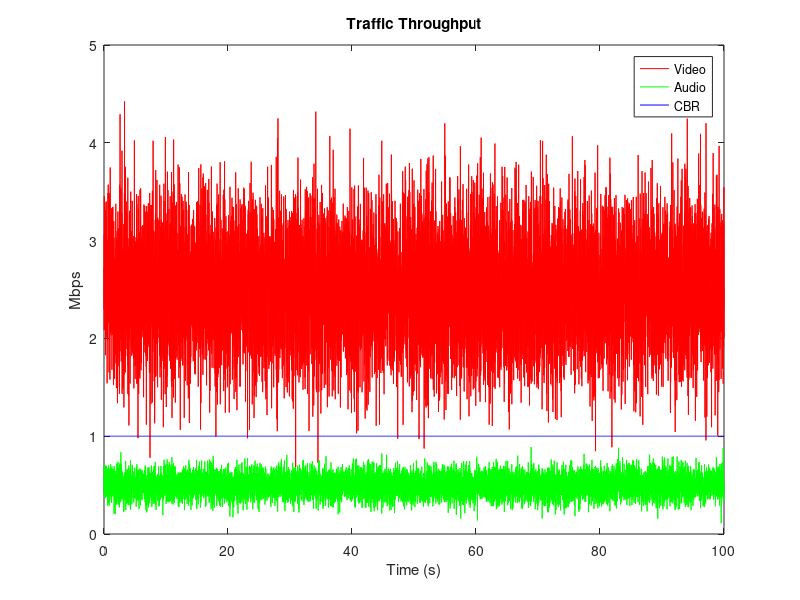
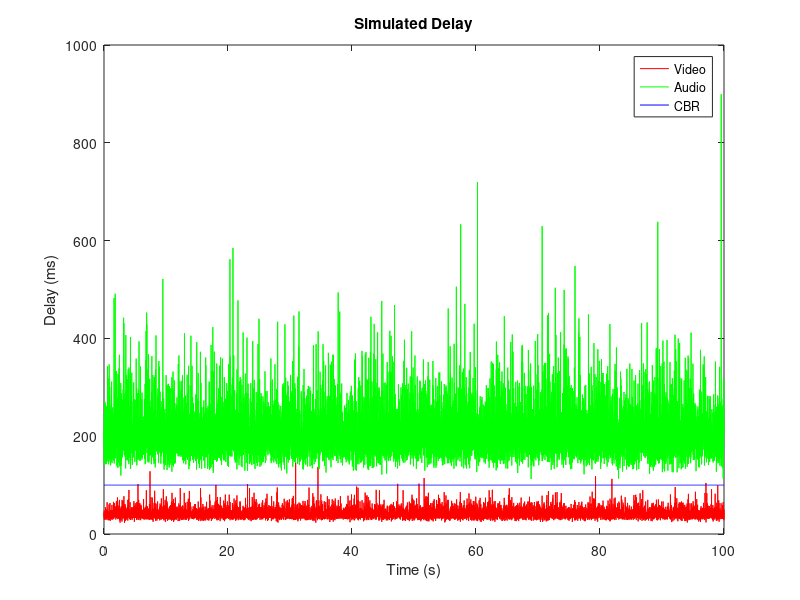
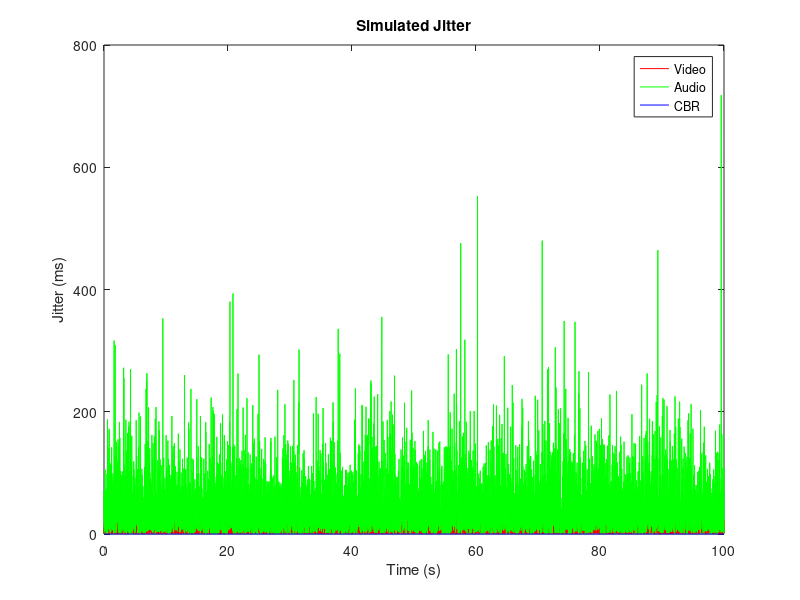
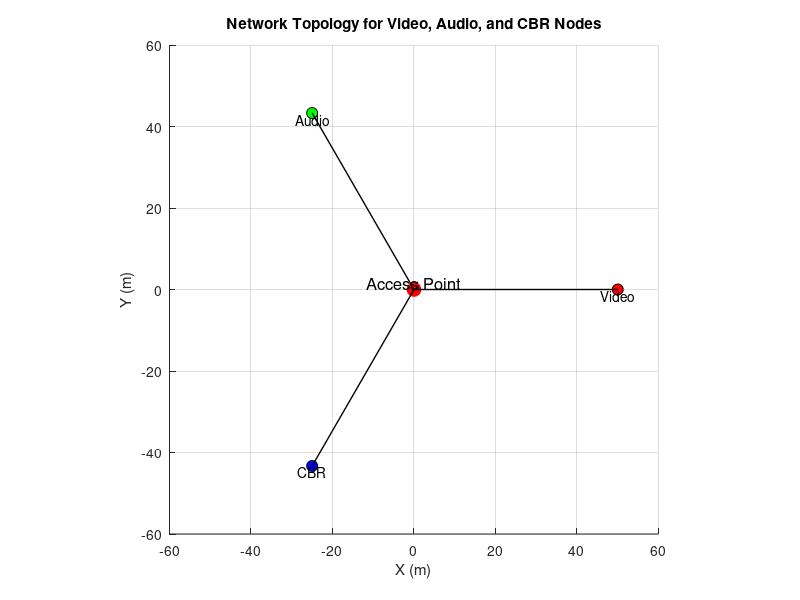

The MATLAB source for these figures, in order:
clc; clear;

%% Simulation Setup
sim_time = 100;       % seconds 
dt = 0.01;            % time step 
time = 0:dt:sim_time; 

% Traffic characteristics (average Mbps) 
video_rate = 2.5;     % High bandwidth, variable rate 
audio_rate = 0.5;     % Medium stability, low bandwidth 
cbr_rate   = 1.0;     % Constant Bit Rate 

% Traffic generation 
video_traffic = video_rate + 0.5*randn(size(time));  % bursty 
audio_traffic = audio_rate + 0.1*randn(size(time));  % fairly stable 
cbr_traffic   = cbr_rate * ones(size(time));         % constant 

% Avoid division by zero 
video_traffic(video_traffic <= 0) = 0.01; 
audio_traffic(audio_traffic <= 0) = 0.01; 

% Delay models (simulated inversely proportional to traffic) 
video_delay = 100 ./ video_traffic; 
audio_delay = 100 ./ audio_traffic; 
cbr_delay   = 100 ./ cbr_traffic; 

% Jitter (variation in delay) 
video_jitter = [0, abs(diff(video_delay))]; 
audio_jitter = [0, abs(diff(audio_delay))]; 
cbr_jitter   = [0, abs(diff(cbr_delay))]; 

%% Plot Throughput
figure; 
plot(time, video_traffic, 'r', time, audio_traffic, 'g', time, cbr_traffic, 'b'); 
title('Traffic Throughput'); 
legend('Video', 'Audio', 'CBR'); 
xlabel('Time (s)'); 
ylabel('Mbps'); 

%% Plot Delay
figure; 
plot(time, video_delay, 'r', time, audio_delay, 'g', time, cbr_delay, 'b'); 
title('Simulated Delay'); 
legend('Video', 'Audio', 'CBR'); 
xlabel('Time (s)'); 
ylabel('Delay (ms)'); 

%% Plot Jitter
figure; 
plot(time, video_jitter, 'r', time, audio_jitter, 'g', time, cbr_jitter, 'b'); 
title('Simulated Jitter'); 
legend('Video', 'Audio', 'CBR'); 
xlabel('Time (s)'); 
ylabel('Jitter (ms)'); 

%% QoS Summary Output
fprintf('--- QoS Summary ---\n'); 
fprintf('Video: Avg Delay = %.2f ms, Avg Jitter = %.2f ms, Avg Throughput = %.2f Mbps\n', ...
    mean(video_delay), mean(video_jitter), mean(video_traffic)); 
fprintf('Audio: Avg Delay = %.2f ms, Avg Jitter = %.2f ms, Avg Throughput = %.2f Mbps\n', ...
    mean(audio_delay), mean(audio_jitter), mean(audio_traffic)); 
fprintf('CBR  : Avg Delay = %.2f ms, Avg Jitter = %.2f ms, Avg Throughput = %.2f Mbps\n', ...
    mean(cbr_delay), mean(cbr_jitter), mean(cbr_traffic)); 

%% Network Topology Visualization for Video/Audio/CBR Nodes
num_apps = 3; 
theta = linspace(0, 2*pi, num_apps + 1); 
x = cos(theta) * 50; 
y = sin(theta) * 50; 

figure; hold on;
% Plot Access Point
plot(0, 0, 'ro', 'MarkerFaceColor', 'r', 'MarkerSize', 10); 
text(0, 0, 'Access Point', 'HorizontalAlignment', 'center', 'VerticalAlignment', 'bottom', 'FontSize', 12);

% Application Nodes
node_labels = {'Video', 'Audio', 'CBR'}; 
colors = {'r', 'g', 'b'}; 

for i = 1:num_apps 
    plot(x(i), y(i), 'o', 'MarkerEdgeColor', 'k', 'MarkerSize', 8, 'MarkerFaceColor', colors{i});
    text(x(i), y(i), node_labels{i}, 'FontSize', 10, 'HorizontalAlignment', 'center', 'VerticalAlignment', 'top'); 
    plot([0 x(i)], [0 y(i)], 'k-', 'LineWidth', 1); 
end

axis equal; 
xlim([-60 60]); 
ylim([-60 60]); 
xlabel('X (m)'); 
ylabel('Y (m)'); 
title('Network Topology for Video, Audio, and CBR Nodes'); 
grid on; 
hold off;
